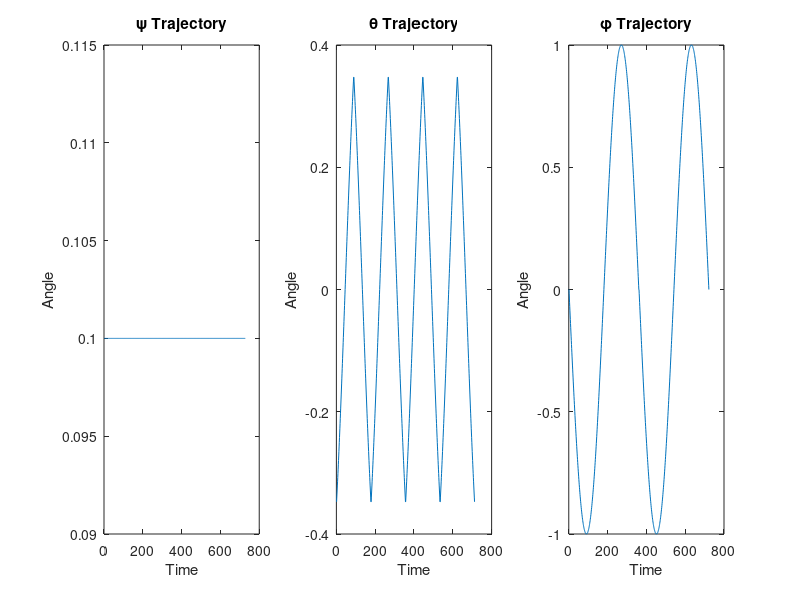
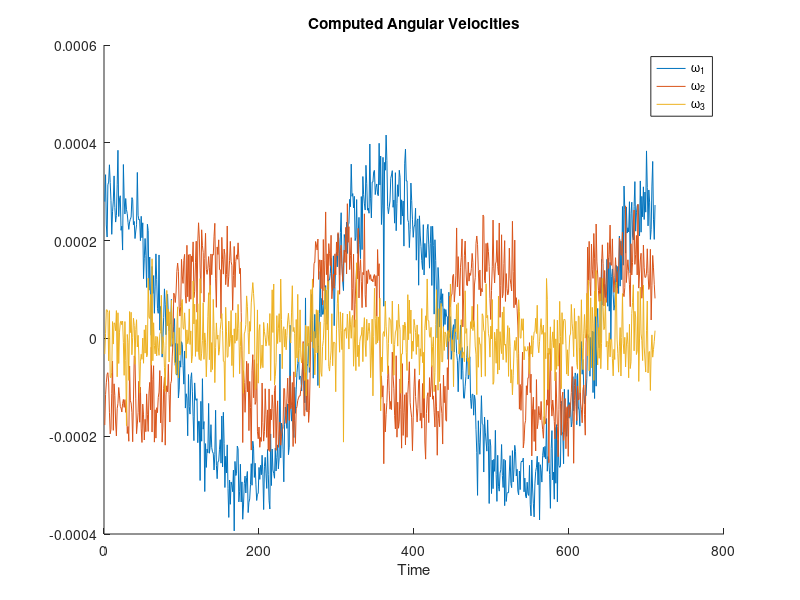

These figures' MATLAB source, in order: (Note: this script raises an error after producing the figures.)
% the purpose of this script is to solve question 2 part three part of
% assignment three for the navigation systems class.
close all
clear all

% we first off need to define an angular trajectory for each different of
% the attitude angles. Our tests require 720 degrees rotation about each
% axis.
vect = -180:1:180;
vect2 = -44:1:44;

psiInitial =   0.1*ones(1,728);%vect3;%
%psiInitial = psiInitial + 0.05*randn(1,length(psiInitial));
thetaInitial = [sind(vect2),sind(fliplr(vect2)),sind(vect2),sind(fliplr(vect2))];%zeros(1,722);%
thetaInitial = 0.5*[thetaInitial,thetaInitial];% + 0.01*randn(1,2*length(thetaInitial));
phiInitial = sind([vect,vect]); %zeros(1,728);%
%phiInitial = phiInitial + 0.05*randn(1,length(phiInitial));

figure
subplot(1,3,1)
plot(psiInitial)
title('\psi Trajectory')
xlabel('Time')
ylabel('Angle')
subplot(1,3,2)
plot(thetaInitial)
title('\theta Trajectory')
xlabel('Time')
ylabel('Angle')
subplot(1,3,3)
plot(phiInitial)
title('\phi Trajectory')
xlabel('Time')
ylabel('Angle')
hold off


% we now need to convert these back into a rotation matrix.
for i = 1:length(thetaInitial)
    rotationMatrix(1,1,i) = cosd(thetaInitial(i)) .* cosd(psiInitial(i));
    rotationMatrix(1,2,i) = -cosd(phiInitial(i)).*sind(psiInitial(i)) +...
        sind(phiInitial(i)).*sind(thetaInitial(i)).*cosd(psiInitial(i));
    rotationMatrix(1,3,i) = sind(phiInitial(i)).*sind(psiInitial(i)) + ...
        cosd(phiInitial(i)).*sind(thetaInitial(i)).*cosd(psiInitial(i));
    rotationMatrix(2,1,i) = cosd(thetaInitial(i)).*sind(psiInitial(i));
    rotationMatrix(2,2,i) = cosd(phiInitial(i)).*cosd(psiInitial(i)) + ...
        sind(phiInitial(i)).*sind(thetaInitial(i)).*sind(psiInitial(i));
    rotationMatrix(2,3,i) = -sind(phiInitial(i)).*cos(psiInitial(i)) + ...
        cosd(phiInitial(i)).*sind(thetaInitial(i)).*sind(psiInitial(i));
    rotationMatrix(3,1,i) = -sind(thetaInitial(i));
    rotationMatrix(3,2,i) = sind(phiInitial(i)).*cosd(thetaInitial(i));
    rotationMatrix(3,3,i) = cosd(phiInitial(i)).*cosd(thetaInitial(i));
end

% we must now numerically differentiate the rotation matrix
for i = 1:size(rotationMatrix,3)-1
    %assuming 1 deg/sec
    rotationMatrixDot(:,:,i) = rotationMatrix(:,:,i+1) - rotationMatrix(:,:,i);
end

% we now determine the \Omega matrix for each and pick out each component
for i = 1:size(rotationMatrix,3)-1
    omegaMatrix(:,:,i) = rotationMatrix(:,:,i) \ rotationMatrixDot(:,:,i);
    omegaMatrix(:,:,i) = omegaMatrix(:,:,i) - diag(diag(omegaMatrix(:,:,i)));
    angularVelocity(i,1) = omegaMatrix(2,3,i) + 0.00005*randn(1,1);
    angularVelocity(i,2) = omegaMatrix(3,1,i) + 0.00005*randn(1,1);
    angularVelocity(i,3) = omegaMatrix(1,2,i) + 0.00005*randn(1,1);
end

% last but not least, let's plot these recovered angular velocities
figure
hold on
plot(angularVelocity(:,1))
plot(angularVelocity(:,2))
plot(angularVelocity(:,3))
hold off
title('Computed Angular Velocities')
xlabel('Time')
legend('\omega_1','\omega_2','\omega_3')

% this is the money ticket where we see how good our integrator is.
initialRotationMatrix = rotationMatrix(:,:,1);
timeStep = 1;
roll(1) = pi/3;
pitch(1) = pi/4;
yaw(1) = 0.1;
numObs = 40000;
for i = 1:numObs
    [roll(i+1),pitch(i+1),yaw(i+1)] = angleIntegratorQuat([roll(i), pitch(i), yaw(i),0.01,0.01,0.01], 0.01);
end


timeStamps = 0:0.01:(0.01 * numObs);

figure
subplot(2,2,1)
plot(timeStamps, roll,'-*')
subplot(2,2,2)
plot(timeStamps, pitch,'-*')
subplot(2,2,3)
plot(timeStamps, yaw,'-*')

























